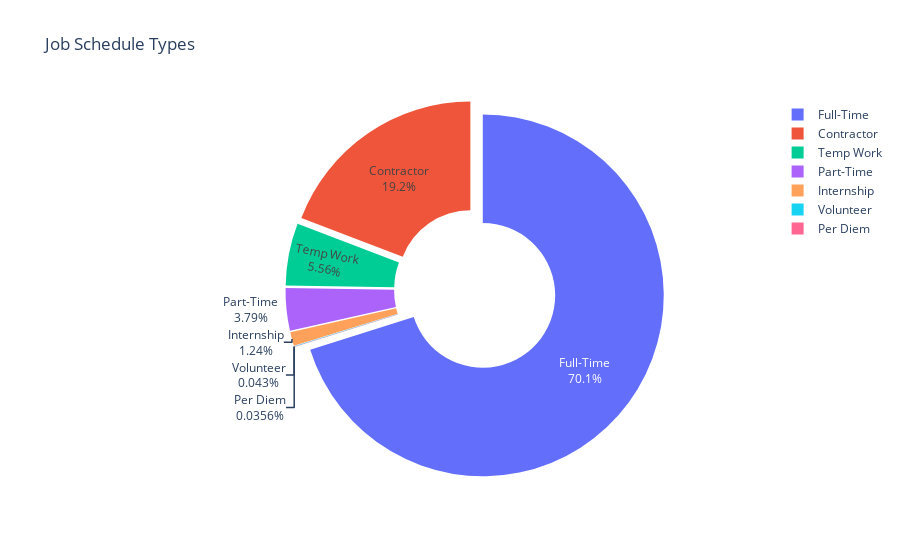

Notebook source saved alongside this figure:
### Code cell
# Job Schedule Types

count_df = df['schedule_type'].value_counts().reset_index()
count_df.columns = ['Schedule Type', 'Count']

def categorize(schedule):
    s = schedule.lower()
    tags = []
    if 'full-time' in s: tags.append('Full-Time')
    if 'part-time' in s: tags.append('Part-Time')
    if 'contractor' in s: tags.append('Contractor')
    if 'internship' in s: tags.append('Internship')
    if 'temp work' in s: tags.append('Temp Work')
    if 'volunteer' in s: tags.append('Volunteer')
    if 'per diem' in s: tags.append('Per Diem')
    return tags or ['Other']

count_df['Category'] = count_df['Schedule Type'].apply(categorize)
exploded = count_df.explode('Category')
agg = exploded.groupby('Category', as_index=False)['Count'].sum()

fig = px.pie(agg, names='Category', values='Count',
             title='Job Schedule Types',
             hole=0.4)
fig.update_traces(textinfo='percent+label', pull=[0.05]*len(agg))
fig.update_layout(showlegend=True)
fig.show()

### Figure 1 — Plotly figure (JSON) as saved in the notebook; plotly's stock layout.template omitted (floating-point values rounded to 4 significant figures)
{"data": [{"domain": {"x": [0, 1], "y": [0, 1]}, "hole": 0.4, "hovertemplate": "Category=%{label}<br>Count=%{value}<extra></extra>", "labels": ["Contractor", "Full-Time", "Internship", "Part-Time", "Per Diem", "Temp Work", "Volunteer"], "legendgroup": "", "name": "", "pull": [0.05, 0.05, 0.05, 0.05, 0.05, 0.05, 0.05], "showlegend": true, "textinfo": "percent+label", "type": "pie", "values": [12944, 47309, 835, 2555, 24, 3747, 29]}], "layout": {"legend": {"tracegroupgap": 0}, "showlegend": true, "title": {"text": "Job Schedule Types"}}}
